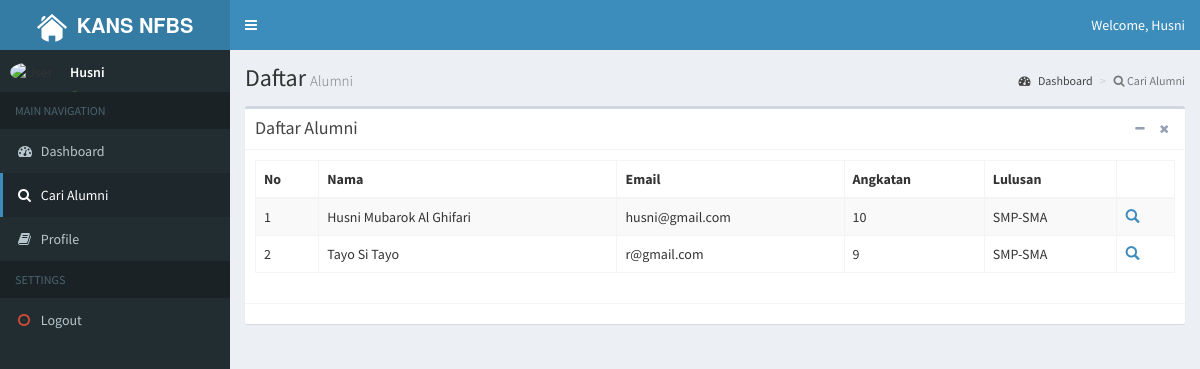
/view/user/cariAlumniPage.php (signed in), run on the app's committed database.
### tables this page shows
CREATE TABLE `datadiri_alumni` (
  `email` varchar(30) NOT NULL,
  `nama` varchar(50) NOT NULL,
  `image` varchar(50) NOT NULL,
  `alamat` varchar(100) NOT NULL,
  `noHP` varchar(12) NOT NULL,
  `angkatan` varchar(2) NOT NULL,
  `lulusan` varchar(10) NOT NULL,
  `pekerjaan` varchar(30) NOT NULL
);

### controller/user/display.php (the view)
<?php
 include '../../database/connect.php';
 $sql = "SELECT * FROM `datadiri_alumni`";
 $result = mysqli_query($conn, $sql);
 $id = 0;
 while ($data = mysqli_fetch_array ($result)){
 $id++;
 echo "
 	<tr>
    	<td>".$id."</td>
        <td>".$data[1]."</td>
        <td>".$data[0]."</td>
        <td>".$data[5]."</td>
        <td>".$data[6]."</td>
        <td><a href=\"../../view/user/detailPage.php?id=".$data[0]."\"><i class='glyphicon glyphicon-search'></i></a>"."</td>
    </tr>
                  ";
                  }

### data on the page
datadiri_alumni: nama "Husni Mubarok Al Ghifari", email "husni@gmail.com", angkatan "10", lulusan "SMP-SMA"
datadiri_alumni: nama "Tayo Si Tayo", email "r@gmail.com", angkatan "9", lulusan "SMP-SMA"

### other printed values
$_SESSION['name'] "Husni"
